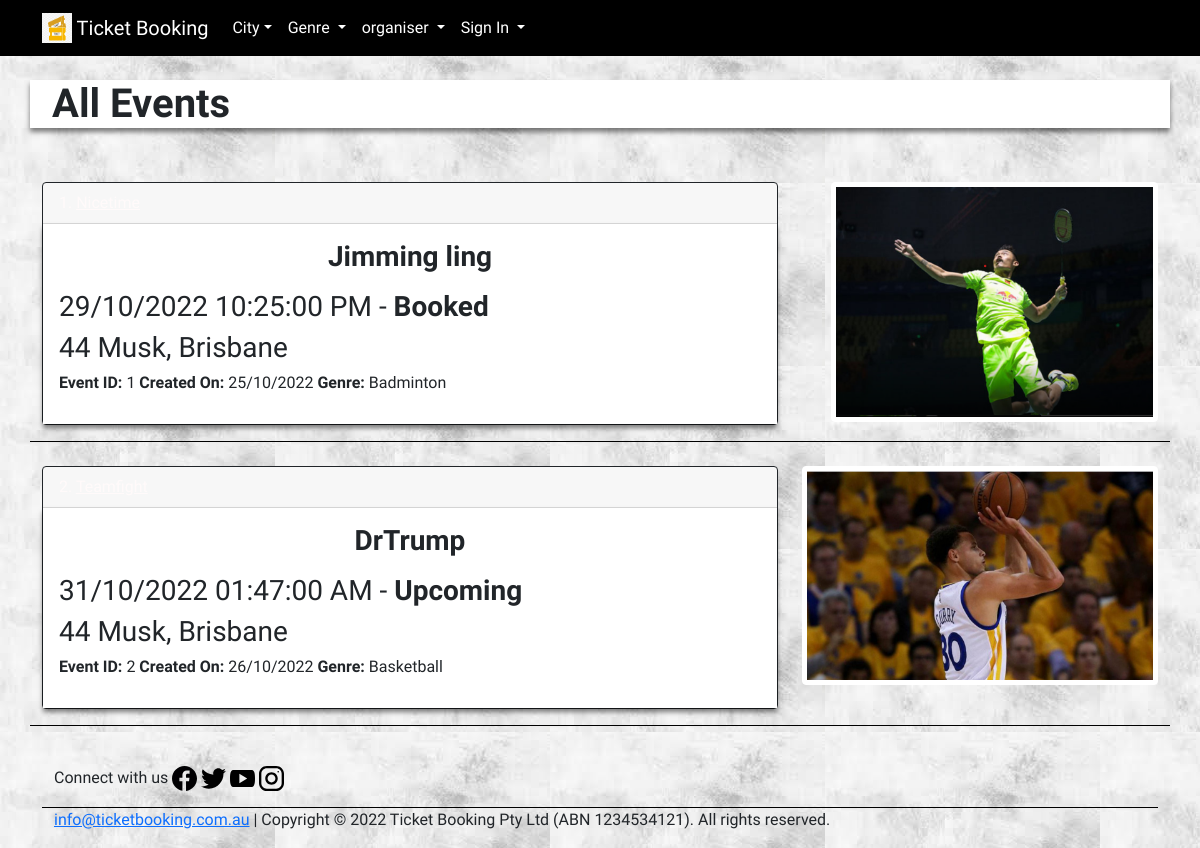
/events/view_all, run on the app's committed database.
### website/models.py (models this page shows, shortened)
class Event(db.Model):
    __tablename__ = 'events'
    id = db.Column(db.Integer, primary_key=True, nullable=False)
    title = db.Column(db.String(100), index=True, unique=True, nullable=False)
    date = db.Column(db.DateTime, nullable=False)
    headliner = db.Column(db.String(80), index=True, nullable=False)
    venue = db.Column(db.String(80), nullable=False)
    description = db.Column(db.String(2000), nullable=False)
    image = db.Column(db.String(400), default='/static/images/live.jpg')
    total_tickets = db.Column(db.Integer, nullable=False)
    tickets_booked = db.Column(db.Integer, default=0, nullable=False)
    tickets_remaining = db.Column(db.Integer, nullable=False)
    price = db.Column(db.Float, nullable=False)
    event_status = db.Column(db.Enum(EventStatus))
    event_genre = db.Column(db.Enum(EventGenre))
    event_city = db.Column(db.Enum(EventCity))
    created_on = db.Column(db.DateTime, default=datetime.now())
    comments = db.relationship('Comment', backref='event')
    users = db.relationship('User', backref='event')
    booking = db.relationship('Booking', backref='event', viewonly=True)
    user_id = db.Column(db.Integer, db.ForeignKey('users.id'), nullable=False)

### website/events.py (the view)
@eventbp.route('/view_all')
def view_all_events():
    events = Event.query.filter(Event.event_status != 'INACTIVE').all()
    return render_template('events/view_events.html', heading='All Events', events=events)

### website/templates/events/view_events.html
{% extends 'base.html' %}
{% block content %}
<div id='page-container' class="container">
  <div class='row'>
    <h1>{{heading.title()}}</h1>
  </div>
  {% if events|length == 0 %}
  <h5>There aren't any events to see here!</h5>
  {% else %}
  {% for event in events %}
  <br>
  <div class='row border-bottom'>
    <div class='col-sm-12 col-md-6 col-lg-8'>
      <div class="card border-dark mb-3">
        <div class="card-header">{{loop.index}}. <a id='card-header'
            href='{{url_for("events.show", id=event.id)}}'>{{event.title}}</a>
        </div>
        <div class="card-body text-dark">
          <h3 class="card-title"><strong>{{event.headliner}}</strong></h3>
          <p class="card-text">
          <h3>{{event.date.strftime('%d/%m/%Y %I:%M:%S %p')}} - <strong>{{event.event_status.name.title()}}</strong></h3>
          <h3>{{event.venue}}, {{event.event_city.name.title()}}</h3>
          <h6><strong>Event ID: </strong>{{event.id}}<strong> Created On:
            </strong>{{event.created_on.strftime('%d/%m/%Y')}} <strong>Genre:
            </strong>{{event.event_genre.name.title()}}</h6>
          </p>
        </div>
      </div>
    </div>
    <div class='col-sm-12 col-md-6 col-lg-4'>
      <img src='{{event.image}}' id='history-image' class='float-lg-end img-fluid img-thumbnail rounded'>
    </div>
  </div>
  {% endfor %}
  {% endif %}
</div>
{% endblock %}

### website/static/css/style.css (style rules this page uses)
html, body { font-family: "Quicksand", sans-serif; }
body { background-image: url("/static/images/bkgnd.png"); }
h1 { font-weight: 900; border-left: 10px solid #ffffff; padding-left: 10px; margin-bottom: 30px; background-color: rgb(255, 255, 255); box-shadow: 0 4px 5px rgb(0 0 0 / 0.5); }
.card-body { background-color: rgb(255, 255, 255); box-shadow: 0 4px 5px rgb(0 0 0 / 0.5); }
.card-title { width: 100%; text-align: center; }
.card-header, #card-header { color:#fffafa; }
.border-dark { background-color: #ffffff; }
.border-bottom { border-bottom: 1px solid #000000 !important; }
.img-thumbnail { border-color: #ffffff; }
#page-container { min-height: 70vh; }
#history-image { max-height: 240px; object-fit: cover; background-size: cover; background-position: center center; }

### data on the page
Event: headliner "Jimming ling", date "29/10/2022 10:25:00 PM", event_status.name "Booked", venue "44 Musk", event_city.name "Brisbane", id "1", created_on "25/10/2022", event_genre.name "Badminton", image (picture)
Event: headliner "DrTrump", date "31/10/2022 01:47:00 AM", event_status.name "Upcoming", venue "44 Musk", event_city.name "Brisbane", id "2", created_on "26/10/2022", event_genre.name "Basketball", image (picture)

### other printed values
{{ heading.title() }} "All Events"
